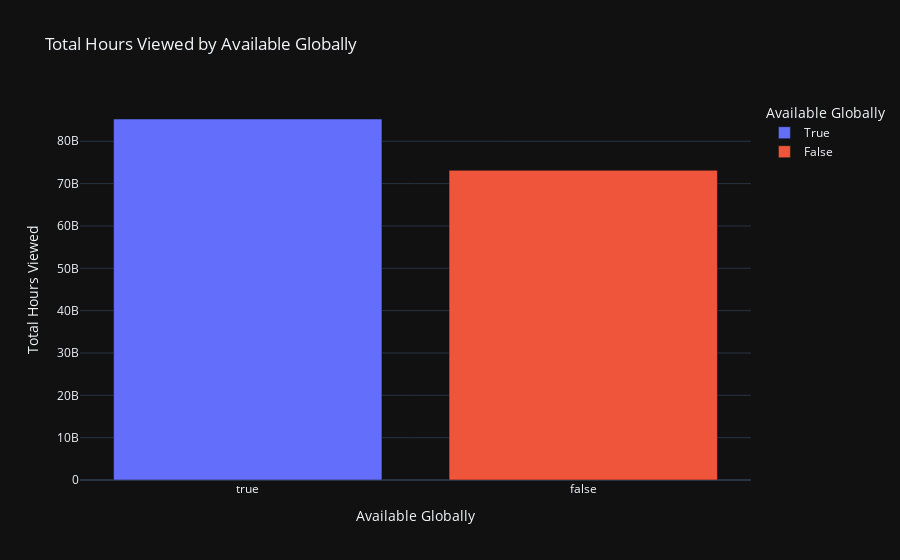
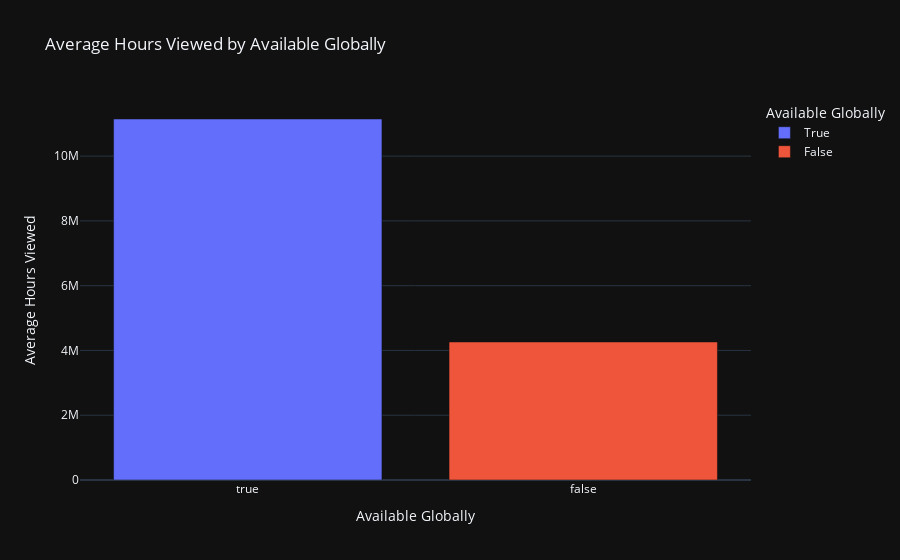
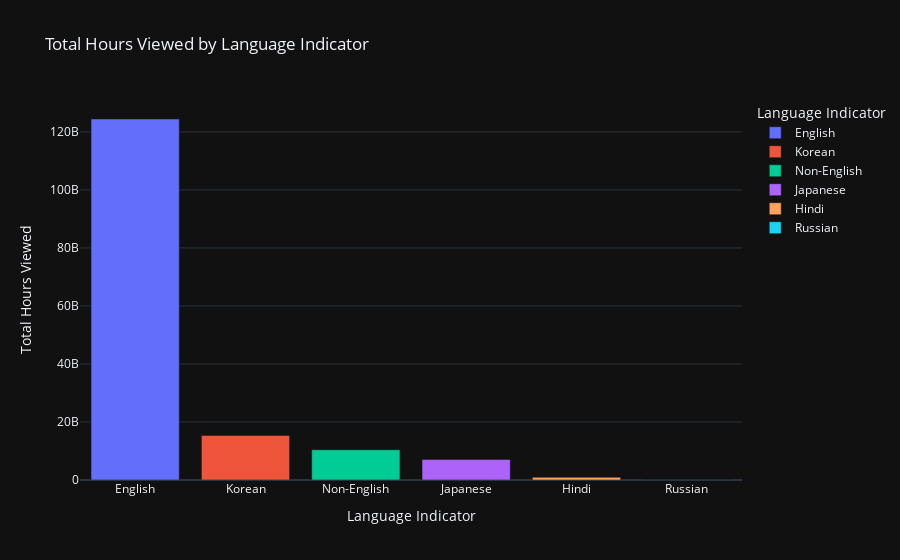
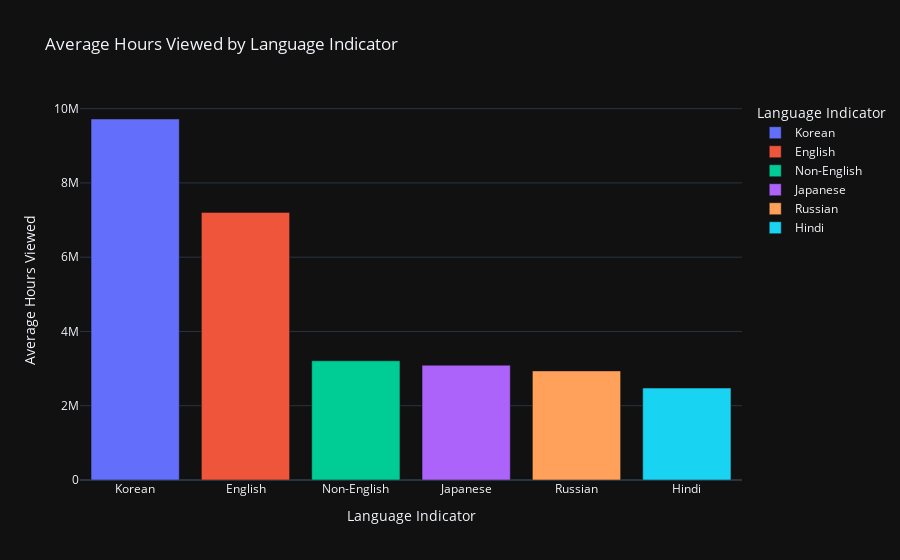

The code cell stored with these charts, in order, in its notebook:
### Markdown cell above
Exploratory Data Analysis (EDA)

### Code cell
# List of configurations for the bar charts
chart_configs = [
    {
        "group_col": "available_globally",
        "title": "Total Hours Viewed by Available Globally",
        "x_label": "Available Globally",
        "y_label": "Total Hours Viewed",
        "group_category": "sum"
    },
    {
        "group_col": "available_globally",
        "title": "Average Hours Viewed by Available Globally",
        "x_label": "Available Globally",
        "y_label": "Average Hours Viewed",
        "group_category": "mean"
    },
    {
        "group_col": "language_indicator",
        "title": "Total Hours Viewed by Language Indicator",
        "x_label": "Language Indicator",
        "y_label": "Total Hours Viewed",
        "group_category": "sum"
    },
    {
        "group_col": "language_indicator",
        "title": "Average Hours Viewed by Language Indicator",
        "x_label": "Language Indicator",
        "y_label": "Average Hours Viewed",
        "group_category": "mean"
    },
    {
        "group_col": "content_type",
        "title": "Total Hours Viewed by Content Type",
        "x_label": "Content Type",
        "y_label": "Total Hours Viewed",
        "group_category": "sum"
    },
    {
        "group_col": "content_type",
        "title": "Average Hours Viewed by Content Type",
        "x_label": "Content Type",
        "y_label": "Average Hours Viewed",
        "group_category": "mean"
    }
]

# Loop through the configurations and create bar charts
for config in chart_configs:
    create_bar_chart(
        df=df_netflix_content,
        group_col=config["group_col"],
        title=config["title"],
        x_label=config["x_label"],
        y_label=config["y_label"],
        group_category=config["group_category"]
    )

### Figure 1 — Plotly figure (JSON) as saved in the notebook; plotly's stock layout.template omitted (floating-point values rounded to 4 significant figures)
{"data": [{"alignmentgroup": "True", "hovertemplate": "Available Globally=%{x}<br>Total Hours Viewed=%{y}<extra></extra>", "legendgroup": "True", "marker": {"color": "#636efa", "pattern": {"shape": ""}}, "name": "True", "offsetgroup": "True", "orientation": "v", "showlegend": true, "textposition": "auto", "type": "bar", "x": [true], "xaxis": "x", "y": [85263000000], "yaxis": "y"}, {"alignmentgroup": "True", "hovertemplate": "Available Globally=%{x}<br>Total Hours Viewed=%{y}<extra></extra>", "legendgroup": "False", "marker": {"color": "#EF553B", "pattern": {"shape": ""}}, "name": "False", "offsetgroup": "False", "orientation": "v", "showlegend": true, "textposition": "auto", "type": "bar", "x": [false], "xaxis": "x", "y": [73138900000], "yaxis": "y"}], "layout": {"barmode": "relative", "legend": {"title": {"text": "Available Globally"}, "tracegroupgap": 0}, "title": {"text": "Total Hours Viewed by Available Globally"}, "xaxis": {"anchor": "y", "categoryarray": [true, false], "categoryorder": "array", "domain": [0, 1], "title": {"text": "Available Globally"}}, "yaxis": {"anchor": "x", "domain": [0, 1], "title": {"text": "Total Hours Viewed"}}}}

### Figure 2 — Plotly figure (JSON) as saved in the notebook; plotly's stock layout.template omitted (floating-point values rounded to 4 significant figures)
{"data": [{"alignmentgroup": "True", "hovertemplate": "Available Globally=%{x}<br>Average Hours Viewed=%{y}<extra></extra>", "legendgroup": "True", "marker": {"color": "#636efa", "pattern": {"shape": ""}}, "name": "True", "offsetgroup": "True", "orientation": "v", "showlegend": true, "textposition": "auto", "type": "bar", "x": [true], "xaxis": "x", "y": [11150000.0], "yaxis": "y"}, {"alignmentgroup": "True", "hovertemplate": "Available Globally=%{x}<br>Average Hours Viewed=%{y}<extra></extra>", "legendgroup": "False", "marker": {"color": "#EF553B", "pattern": {"shape": ""}}, "name": "False", "offsetgroup": "False", "orientation": "v", "showlegend": true, "textposition": "auto", "type": "bar", "x": [false], "xaxis": "x", "y": [4262000.0], "yaxis": "y"}], "layout": {"barmode": "relative", "legend": {"title": {"text": "Available Globally"}, "tracegroupgap": 0}, "title": {"text": "Average Hours Viewed by Available Globally"}, "xaxis": {"anchor": "y", "categoryarray": [true, false], "categoryorder": "array", "domain": [0, 1], "title": {"text": "Available Globally"}}, "yaxis": {"anchor": "x", "domain": [0, 1], "title": {"text": "Average Hours Viewed"}}}}

### Figure 3 — Plotly figure (JSON) as saved in the notebook; plotly's stock layout.template omitted (floating-point values rounded to 4 significant figures)
{"data": [{"alignmentgroup": "True", "hovertemplate": "Language Indicator=%{x}<br>Total Hours Viewed=%{y}<extra></extra>", "legendgroup": "English", "marker": {"color": "#636efa", "pattern": {"shape": ""}}, "name": "English", "offsetgroup": "English", "orientation": "v", "showlegend": true, "textposition": "auto", "type": "bar", "x": ["English"], "xaxis": "x", "y": [124441700000], "yaxis": "y"}, {"alignmentgroup": "True", "hovertemplate": "Language Indicator=%{x}<br>Total Hours Viewed=%{y}<extra></extra>", "legendgroup": "Korean", "marker": {"color": "#EF553B", "pattern": {"shape": ""}}, "name": "Korean", "offsetgroup": "Korean", "orientation": "v", "showlegend": true, "textposition": "auto", "type": "bar", "x": ["Korean"], "xaxis": "x", "y": [15378400000], "yaxis": "y"}, {"alignmentgroup": "True", "hovertemplate": "Language Indicator=%{x}<br>Total Hours Viewed=%{y}<extra></extra>", "legendgroup": "Non-English", "marker": {"color": "#00cc96", "pattern": {"shape": ""}}, "name": "Non-English", "offsetgroup": "Non-English", "orientation": "v", "showlegend": true, "textposition": "auto", "type": "bar", "x": ["Non-English"], "xaxis": "x", "y": [10439100000], "yaxis": "y"}, {"alignmentgroup": "True", "hovertemplate": "Language Indicator=%{x}<br>Total Hours Viewed=%{y}<extra></extra>", "legendgroup": "Japanese", "marker": {"color": "#ab63fa", "pattern": {"shape": ""}}, "name": "Japanese", "offsetgroup": "Japanese", "orientation": "v", "showlegend": true, "textposition": "auto", "type": "bar", "x": ["Japanese"], "xaxis": "x", "y": [7102000000], "yaxis": "y"}, {"alignmentgroup": "True", "hovertemplate": "Language Indicator=%{x}<br>Total Hours Viewed=%{y}<extra></extra>", "legendgroup": "Hindi", "marker": {"color": "#FFA15A", "pattern": {"shape": ""}}, "name": "Hindi", "offsetgroup": "Hindi", "orientation": "v", "showlegend": true, "textposition": "auto", "type": "bar", "x": ["Hindi"], "xaxis": "x", "y": [926100000], "yaxis": "y"}, {"alignmentgroup": "True", "hovertemplate": "Language Indicator=%{x}<br>Total Hours Viewed=%{y}<extra></extra>", "legendgroup": "Russian", "marker": {"color": "#19d3f3", "pattern": {"shape": ""}}, "name": "Russian", "offsetgroup": "Russian", "orientation": "v", "showlegend": true, "textposition": "auto", "type": "bar", "x": ["Russian"], "xaxis": "x", "y": [114600000], "yaxis": "y"}], "layout": {"barmode": "relative", "legend": {"title": {"text": "Language Indicator"}, "tracegroupgap": 0}, "title": {"text": "Total Hours Viewed by Language Indicator"}, "xaxis": {"anchor": "y", "categoryarray": ["English", "Korean", "Non-English", "Japanese", "Hindi", "Russian"], "categoryorder": "array", "domain": [0, 1], "title": {"text": "Language Indicator"}}, "yaxis": {"anchor": "x", "domain": [0, 1], "title": {"text": "Total Hours Viewed"}}}}

### Figure 4 — Plotly figure (JSON) as saved in the notebook; plotly's stock layout.template omitted (floating-point values rounded to 4 significant figures)
{"data": [{"alignmentgroup": "True", "hovertemplate": "Language Indicator=%{x}<br>Average Hours Viewed=%{y}<extra></extra>", "legendgroup": "Korean", "marker": {"color": "#636efa", "pattern": {"shape": ""}}, "name": "Korean", "offsetgroup": "Korean", "orientation": "v", "showlegend": true, "textposition": "auto", "type": "bar", "x": ["Korean"], "xaxis": "x", "y": [9721000.0], "yaxis": "y"}, {"alignmentgroup": "True", "hovertemplate": "Language Indicator=%{x}<br>Average Hours Viewed=%{y}<extra></extra>", "legendgroup": "English", "marker": {"color": "#EF553B", "pattern": {"shape": ""}}, "name": "English", "offsetgroup": "English", "orientation": "v", "showlegend": true, "textposition": "auto", "type": "bar", "x": ["English"], "xaxis": "x", "y": [7206000.0], "yaxis": "y"}, {"alignmentgroup": "True", "hovertemplate": "Language Indicator=%{x}<br>Average Hours Viewed=%{y}<extra></extra>", "legendgroup": "Non-English", "marker": {"color": "#00cc96", "pattern": {"shape": ""}}, "name": "Non-English", "offsetgroup": "Non-English", "orientation": "v", "showlegend": true, "textposition": "auto", "type": "bar", "x": ["Non-English"], "xaxis": "x", "y": [3210000.0], "yaxis": "y"}, {"alignmentgroup": "True", "hovertemplate": "Language Indicator=%{x}<br>Average Hours Viewed=%{y}<extra></extra>", "legendgroup": "Japanese", "marker": {"color": "#ab63fa", "pattern": {"shape": ""}}, "name": "Japanese", "offsetgroup": "Japanese", "orientation": "v", "showlegend": true, "textposition": "auto", "type": "bar", "x": ["Japanese"], "xaxis": "x", "y": [3092000.0], "yaxis": "y"}, {"alignmentgroup": "True", "hovertemplate": "Language Indicator=%{x}<br>Average Hours Viewed=%{y}<extra></extra>", "legendgroup": "Russian", "marker": {"color": "#FFA15A", "pattern": {"shape": ""}}, "name": "Russian", "offsetgroup": "Russian", "orientation": "v", "showlegend": true, "textposition": "auto", "type": "bar", "x": ["Russian"], "xaxis": "x", "y": [2938000.0], "yaxis": "y"}, {"alignmentgroup": "True", "hovertemplate": "Language Indicator=%{x}<br>Average Hours Viewed=%{y}<extra></extra>", "legendgroup": "Hindi", "marker": {"color": "#19d3f3", "pattern": {"shape": ""}}, "name": "Hindi", "offsetgroup": "Hindi", "orientation": "v", "showlegend": true, "textposition": "auto", "type": "bar", "x": ["Hindi"], "xaxis": "x", "y": [2476000.0], "yaxis": "y"}], "layout": {"barmode": "relative", "legend": {"title": {"text": "Language Indicator"}, "tracegroupgap": 0}, "title": {"text": "Average Hours Viewed by Language Indicator"}, "xaxis": {"anchor": "y", "categoryarray": ["Korean", "English", "Non-English", "Japanese", "Russian", "Hindi"], "categoryorder": "array", "domain": [0, 1], "title": {"text": "Language Indicator"}}, "yaxis": {"anchor": "x", "domain": [0, 1], "title": {"text": "Average Hours Viewed"}}}}
